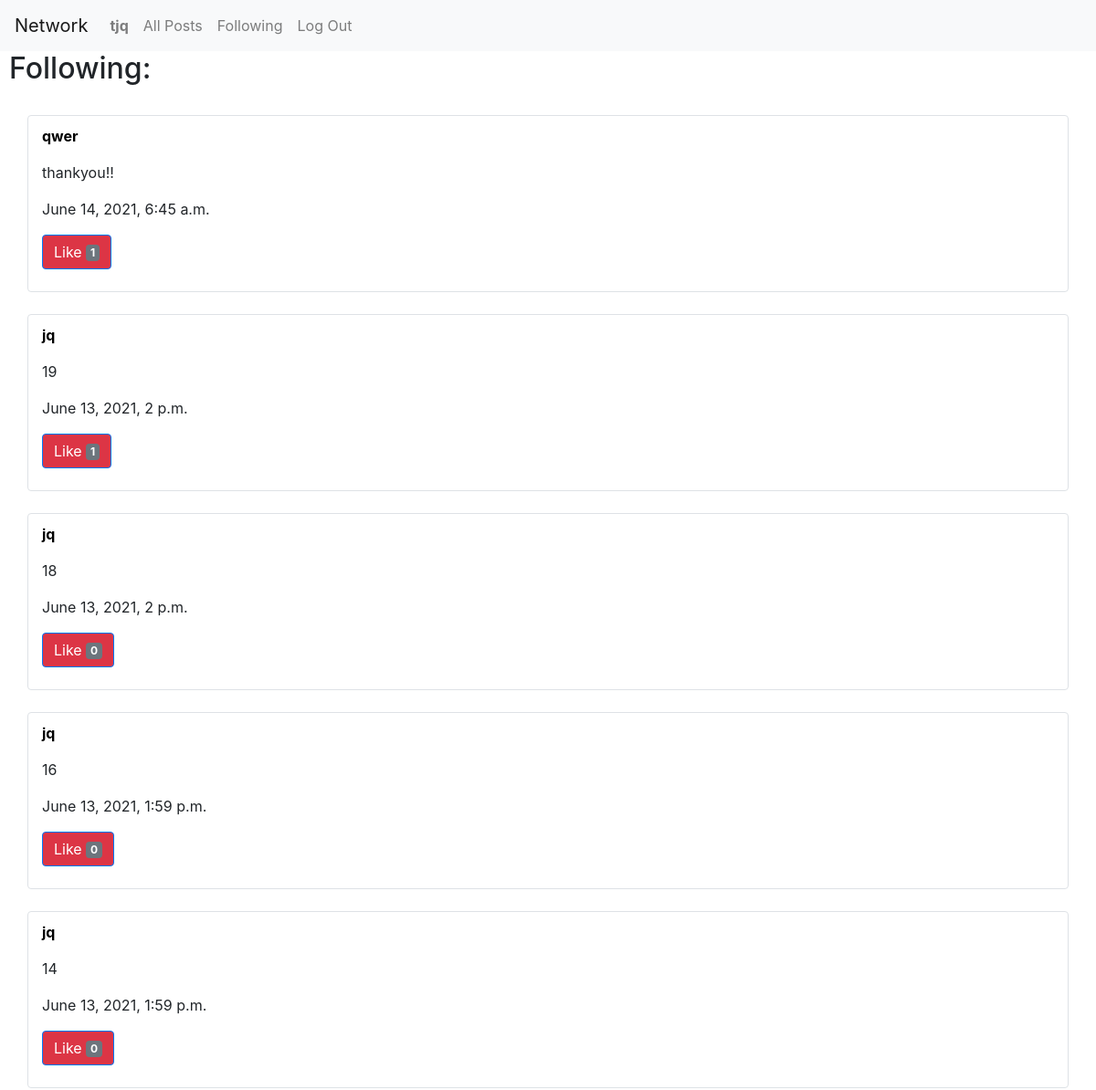
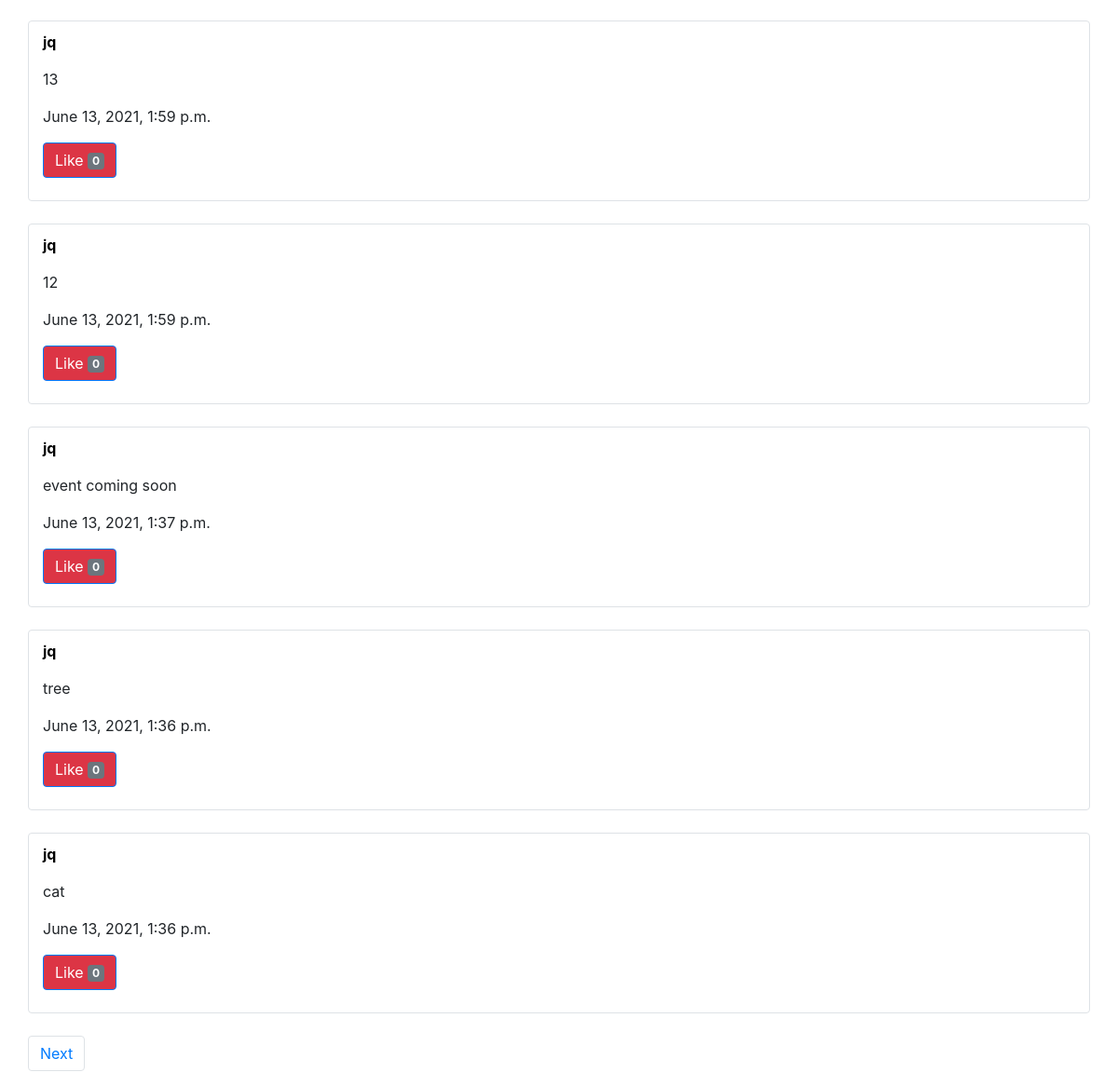
The page /following (signed in) on the database its author committed (2 pictures, top to bottom).
### network/models.py (models this page shows, shortened)
class User(AbstractUser):
    def __str__(self):
        return f"{self.username}"

class Posts(models.Model):
    user = models.ForeignKey(User, on_delete=models.CASCADE)
    content = models.TextField(blank= False)
    time = models.DateTimeField(auto_now_add=True)
    likes = models.IntegerField(blank= False, default= 0)

### network/views.py (the view)
# urls.py: path("following", views.following, name="following"),
def following(request):
    idols = []
    user = User.objects.get(username=request.user)
    temp = Following.objects.filter(user=user, following=True)
    for idol in temp:
        idols.append(idol.idol)
    posts = Posts.objects.filter(user__in=idols).all()
    posts = posts.order_by('time').reverse()
    page_len = 1
    count = 0
    for i in posts:
        if count != 0:
            if count % 10 == 0:
                page_len += 1
        count += 1
    p = Paginator(posts, 10)
    temp_list = []
    for i in range(page_len):
        temp_page = p.get_page(i + 1)
        temp_list.append(temp_page.object_list)
    posts = temp_list[0]
    page_num = 1
    return render(request, "network/following.html", {
            "posts": posts,
            "page_num": page_num,
            "page_len": page_len
        })

### network/templates/network/following.html (shortened to what this page needs)
{% extends "network/layout.html" %}
{% block body %}
    <h2>Following:</h2>
    {% for post in posts %}
        <br>
        <div class= "container border rounded padding-top">
            <p><strong><a class="nav1" href="{% url 'profile' post.user %}">{{post.user}}</a></strong></p>
            <p>{{post.content}}</p>
            <p>{{post.time}}</p>
            <button id="l{{post.id}}" name="likepost" value="{{post.id}}" type="button" class="btn btn-primary bg-danger">
                Like <span class="badge bg-secondary">{{post.likes}}</span>
            </button>
            <br></br>
        </div>
    {% endfor %}
    {% if page_len > 1 %}
        <br>
        <nav aria-label="Page navigation example">
            <ul class="pagination container">
                {% if page_num != page_len %}
                    <li class="page-item"><a class="page-link" href="{% url 'fpage' page_num|add:"1" %}">Next</a></li>
                {% endif %}
            </ul>
        </nav>
    {% endif %}
{% endblock %}

### network/templates/network/layout.html (shortened to what this page needs)
{% load static %}
<!DOCTYPE html>
<html lang="en">
    <head>
        <link rel="stylesheet" href="https://stackpath.bootstrapcdn.com/bootstrap/4.4.1/css/bootstrap.min.css">
        <link href="{% static 'network/styles.css' %}" rel="stylesheet">
    </head>
    <body>
        <nav class="navbar navbar-expand-lg navbar-light bg-light">
            <a class="navbar-brand" href="#">Network</a>
            <div>
              <ul class="navbar-nav mr-auto">
                {% if user.is_authenticated %}
                    <li class="nav-item">
                        <a class="nav-link" href="{% url 'profile' user.username %}"><strong>{{ user.username }}</strong></a>
                    </li>
                {% endif %}
                <li class="nav-item">
                  <a class="nav-link" href="{% url 'index' %}">All Posts</a>
                </li>
                {% if user.is_authenticated %}
                    <li class="nav-item">
                        <a class="nav-link" href="{% url 'following' %}">Following</a>
                    </li>
                    <li class="nav-item">
                        <a class="nav-link" href="{% url 'logout' %}">Log Out</a>
                    </li>
                {% endif %}
              </ul>
            </div>
          </nav>
        <div class="body">
            {% block body %}
            {% endblock %}
        </div>
    </body>
</html>

### network/static/network/styles.css (style rules this page uses)
h2 { padding-left: 10px; }
.padding-top { padding-top: 10px; }
.nav1 { color: black; text-decoration: none; }

### rows shown on the page
User: username "tjq"
Posts: user "qwer", content "thankyou!!", time "June 14, 2021, 6:45 a.m.", {{ post.id }} 34 (drawn), likes "1"
Posts: user "jq", content "19", time "June 13, 2021, 2 p.m.", {{ post.id }} 30 (drawn), likes "1"
Posts: user "jq", content "18", time "June 13, 2021, 2 p.m.", {{ post.id }} 29 (drawn), likes "0"
Posts: user "jq", content "16", time "June 13, 2021, 1:59 p.m.", {{ post.id }} 27 (drawn), likes "0"
Posts: user "jq", content "14", time "June 13, 2021, 1:59 p.m.", {{ post.id }} 25 (drawn), likes "0"
Posts: user "jq", content "13", time "June 13, 2021, 1:59 p.m.", {{ post.id }} 24 (drawn), likes "0"
Posts: user "jq", content "12", time "June 13, 2021, 1:59 p.m.", {{ post.id }} 23 (drawn), likes "0"
Posts: user "jq", content "event coming soon", time "June 13, 2021, 1:37 p.m.", {{ post.id }} 21 (drawn), likes "0"
Posts: user "jq", content "tree", time "June 13, 2021, 1:36 p.m.", {{ post.id }} 17 (drawn), likes "0"
Posts: user "jq", content "cat", time "June 13, 2021, 1:36 p.m.", {{ post.id }} 15 (drawn), likes "0"
